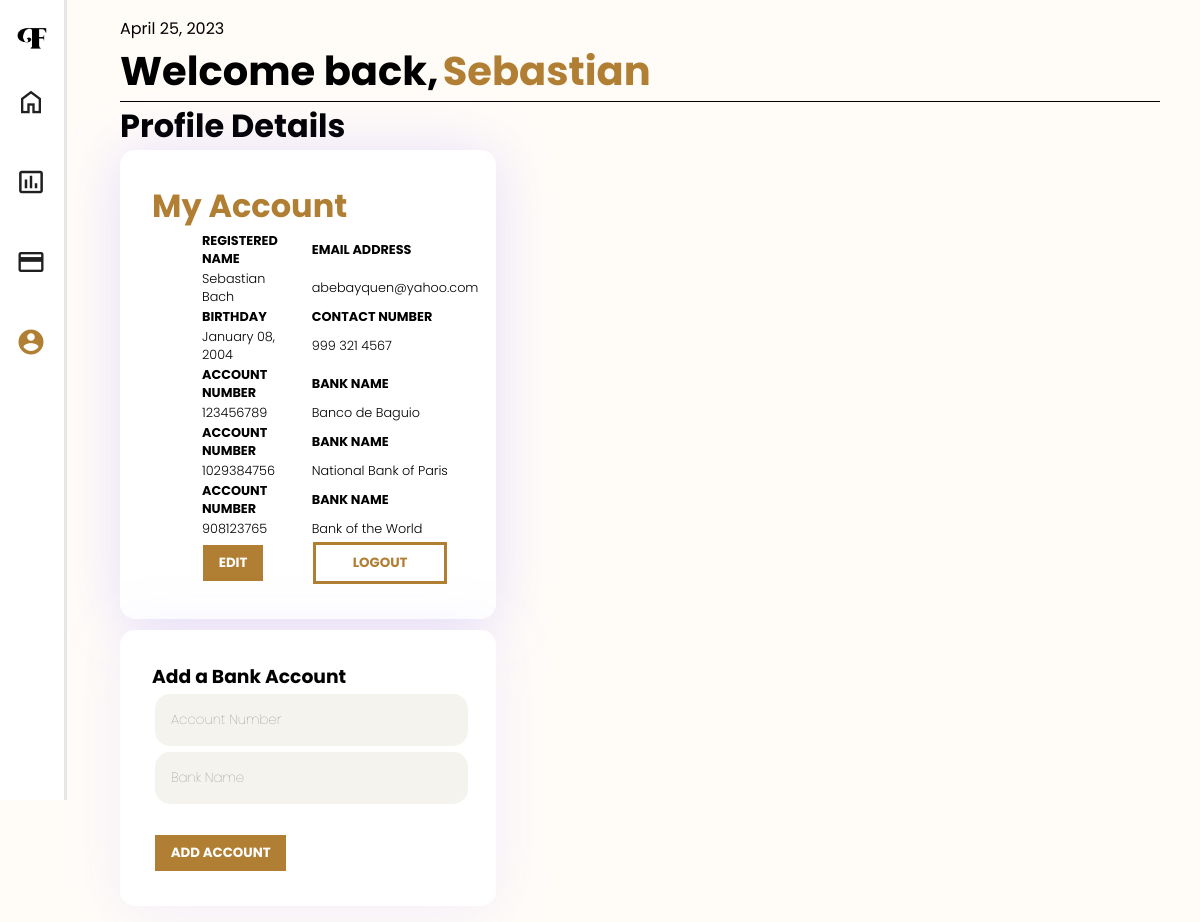
Page /accounts.php (signed in) on the committed database.
### tables this page shows
CREATE TABLE IF NOT EXISTS `user_info` (
  `u_ID` int(8) NOT NULL AUTO_INCREMENT,
  `first_name` varchar(32) NOT NULL,
  `last_name` varchar(32) NOT NULL,
  `birthdate` date NOT NULL,
  `email` varchar(32) NOT NULL,
  `contact_num` varchar(24) NOT NULL,
  PRIMARY KEY (`u_ID`)
);

CREATE TABLE IF NOT EXISTS `linked_accounts` (
  `account_id` int(11) NOT NULL AUTO_INCREMENT,
  `bank_name` varchar(32) NOT NULL,
  `acc_num` int(11) NOT NULL,
  `balance` int(11) NOT NULL DEFAULT 0,
  `u_id` int(11) NOT NULL,
  PRIMARY KEY (`account_id`)
);

### accounts.php (the view, shortened to what this page needs)
<!DOCTYPE html>
<html lang="en">
<head>
    <link rel="stylesheet" href="css/Nav-Head.css"/>
    <link rel="stylesheet" href="css/profile.css"/>
</head>
<body>
 <?php include 'leftnavbar.php';?>
        <main>
        <?php include 'header-date-user.php';?>
        <h1 class="head-title">
          Profile Details
        </h1>
        <div class="profile-cont">
            <h1 class="head-title title-highlight">My Account</h1>
            <table class="profile-table">
                <?php
                    include('dbconn.php');
                    $userid = $_SESSION['sess_uid'];
                    $resultGetUser = $conn->query("SELECT * FROM user_info WHERE u_id = $userid");
                    $tu = $resultGetUser -> fetch_assoc();
                ?>
                <tr class="profile-tr">
                    <td class="profile-tr bold">REGISTERED NAME</td>
                    <td class="bold">EMAIL ADDRESS</td>
                </tr>
                <tr>
                    <td class="light"><?php echo $tu["first_name"] ." ". $tu["last_name"];?></td>
                    <td class="light"><?php echo $tu["email"];?></td>
                </tr>
                <tr>
                    <td class="bold">BIRTHDAY</td>
                    <td class="bold">CONTACT NUMBER</td>
                </tr>
                <tr>
                    <td class="light">
                        <?php
                         $bdat = date_create($tu["birthdate"])->format('F d, Y');
                         echo $bdat;
                        ?>
                    </td>
                    <td class="light"><?php echo $tu["contact_num"];?></td>
                </tr>
                <?php
                    $getubanks = "SELECT acc_num, bank_name FROM linked_accounts WHERE u_id = $userid";
                    $ubanks = $conn->query($getubanks);
                    if ($ubanks->num_rows > 0) {
                        while($thisbank = $ubanks -> fetch_assoc()){
                ?>
                    <tr>
                        <td class="bold">ACCOUNT NUMBER</td>
                        <td class="bold">BANK NAME</td>
                    </tr>
                    <tr>
                        <td class="light"><?php echo $thisbank["acc_num"];?></td>
                        <td class="light"><?php echo $thisbank["bank_name"];?></td>
                    </tr>
                <?php
                        }
                    } else {
                    }
                ?>
                <tr>
                    <td>
                        <form>
                            <button formaction="accounts-edit.php" class="add-button" value="EDIT">EDIT</button>
                        </form>
                    </td>
                    <td>
                        <form action="log-out.php">
                            <input class="add-button outlined"type="submit" value="LOGOUT">
                        </form>
                    </td>
                </tr>
            </table>
        </div>
        <div class="quick-acc">
            <h3 class="small-title-black">Add a Bank Account</h3>
            <form action="accounts-add.php" method="post">
                <input class="rounded-form" type="text" name="Acc_num" placeholder="Account Number"><br>
                <input class="rounded-form" type="text" name="Bank_name" placeholder="Bank Name"><br>
                <input class="rounded-form" type="hidden" name="pagefrom" value="<?php echo basename($_SERVER["REQUEST_URI"], ".php") ?>"><br>
                <input class="add-button save" type="submit" value="ADD ACCOUNT">
            </form>
        </div>
</body>
</html>

### css/Nav-Head.css (style rules this page uses)
:root { --transition-speed: 600ms; }
body { font-family: Poppins; background-color: #FFFCF8; margin: 0; padding: 0; }
main { margin-left: 5rem; padding: 1rem 2.5rem; position: relative; z-index: 0; }
p, h1,h2,h3 { padding: 0; margin: 0; }
.head-title { font-size: clamp(1.5rem, 2vw + 1rem, 2rem); }

### css/profile.css (style rules this page uses)
.profile-table { font-size: 80%; margin-left: 2rem; }
.profile-cont { background-color: white; padding: 2rem; width:30%; border-radius: 15px; filter: drop-shadow(0px 3px 30px rgba(123, 97, 255, 0.2)); }
.profile-tr { width: 55%; }
.bold { font-weight: 700; }
.light { font-weight: 300; }
.title-highlight { color: #B17F33; }
.quick-acc { margin-top: 1%; width: 30%; background-color: rgb(255, 255, 255); padding: 2rem; border-radius: 15px; filter: drop-shadow(0px 3px 30px rgba(123, 97, 255, 0.1)); }
.rounded-form { width: 90%; padding: 1rem; margin: 1%; border-style: none; background-color: #F5F3ED; border-radius: 15px; font-family: poppins; font-weight: 100; }
.add-button { width:80%; text-decoration: none; padding: 0.5rem; border-style: none; background-color: #B17F33; font-family: poppins; font-weight: 700; color: white; margin: 1%; cursor: pointer; transition: 0.3s; }
.outlined { border-style: solid; border-width: 3px; border-color: #B17F33; background: none; color: #B17F33; }
.save { width: 42%; }
td:first-child, th:first-child { border-radius: 15px 0 0 15px; }
td { padding: 0 1rem ; }
td:last-child, th:last-child { border-radius: 0 15px 15px 0; }

### rows in the picture
user_info: first_name "Sebastian", last_name "Bach", email "abebayquen@yahoo.com", birthdate "January 08, 2004", contact_num "999 321 4567"
linked_accounts: acc_num "123456789", bank_name "Banco de Baguio"
linked_accounts: acc_num "1029384756", bank_name "National Bank of Paris"
linked_accounts: acc_num "908123765", bank_name "Bank of the World"

### other values in the picture
$today "April 25, 2023"
$_SESSION["sess_fname"] "Sebastian"
